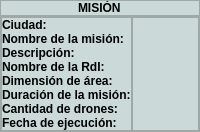
                                <widget class="QWidget" name="widget_21" native="true">
                                 <property name="styleSheet">
                                  <string notr="true">background-color: rgb(203, 218, 216);</string>
                                 </property>
                                 <layout class="QVBoxLayout" name="verticalLayout_73">
                                  <property name="spacing">
                                   <number>0</number>
                                  </property>
                                  <property name="leftMargin">
                                   <number>0</number>
                                  </property>
                                  <property name="topMargin">
                                   <number>0</number>
                                  </property>
                                  <property name="rightMargin">
                                   <number>0</number>
                                  </property>
                                  <property name="bottomMargin">
                                   <number>0</number>
                                  </property>
                                  <item>
                                   <widget class="QFrame" name="frame_49">
                                    <property name="frameShape">
                                     <enum>QFrame::StyledPanel</enum>
                                    </property>
                                    <property name="frameShadow">
                                     <enum>QFrame::Raised</enum>
                                    </property>
                                    <layout class="QVBoxLayout" name="verticalLayout_79">
                                     <property name="spacing">
                                      <number>0</number>
                                     </property>
                                     <property name="leftMargin">
                                      <number>0</number>
                                     </property>
                                     <property name="topMargin">
                                      <number>0</number>
                                     </property>
                                     <property name="rightMargin">
                                      <number>0</number>
                                     </property>
                                     <property name="bottomMargin">
                                      <number>0</number>
                                     </property>
                                     <item alignment="Qt::AlignHCenter">
                                      <widget class="QLabel" name="label_32">
                                       <property name="font">
                                        <font>
                                         <weight>75</weight>
                                         <bold>true</bold>
                                        </font>
                                       </property>
                                       <property name="text">
                                        <string>MISIÓN</string>
                                       </property>
                                      </widget>
                                     </item>
                                    </layout>
                                   </widget>
                                  </item>
                                  <item>
                                   <widget class="QFrame" name="frame_50">
                                    <property name="frameShape">
                                     <enum>QFrame::StyledPanel</enum>
                                    </property>
                                    <property name="frameShadow">
                                     <enum>QFrame::Raised</enum>
                                    </property>
                                    <layout class="QHBoxLayout" name="horizontalLayout_39">
                                     <property name="spacing">
                                      <number>0</number>
                                     </property>
                                     <property name="leftMargin">
                                      <number>0</number>
                                     </property>
                                     <property name="topMargin">
                                      <number>0</number>
                                     </property>
                                     <property name="rightMargin">
                                      <number>0</number>
                                     </property>
                                     <property name="bottomMargin">
                                      <number>0</number>
                                     </property>
                                     <item>
                                      <widget class="QFrame" name="frame_51">
                                       <property name="font">
                                        <font>
                                         <weight>50</weight>
                                         <bold>false</bold>
                                        </font>
                                       </property>
                                       <property name="frameShape">
                                        <enum>QFrame::StyledPanel</enum>
                                       </property>
                                       <property name="frameShadow">
                                        <enum>QFrame::Raised</enum>
                                       </property>
                                       <layout class="QVBoxLayout" name="verticalLayout_77">
                                        <property name="spacing">
                                         <number>0</number>
                                        </property>
                                        <property name="leftMargin">
                                         <number>0</number>
                                        </property>
                                        <property name="topMargin">
                                         <number>0</number>
                                        </property>
                                        <property name="rightMargin">
                                         <number>0</number>
                                        </property>
                                        <property name="bottomMargin">
                                         <number>0</number>
                                        </property>
                                        <item>
                                         <widget class="QLabel" name="label_41">
                                          <property name="font">
                                           <font>
                                            <weight>75</weight>
                                            <bold>true</bold>
                                           </font>
                                          </property>
                                          <property name="text">
                                           <string>Ciudad:</string>
                                          </property>
                                         </widget>
                                        </item>
                                        <item>
                                         <widget class="QLabel" name="label_39">
                                          <property name="font">
                                           <font>
                                            <weight>75</weight>
                                            <bold>true</bold>
                                           </font>
                                          </property>
                                          <property name="text">
                                           <string>Nombre de la misión:</string>
                                          </property>
                                         </widget>
                                        </item>
                                        <item>
                                         <widget class="QLabel" name="label_43">
                                          <property name="font">
                                           <font>
                                            <weight>75</weight>
                                            <bold>true</bold>
                                           </font>
                                          </property>
                                          <property name="text">
                                           <string>Descripción:</string>
                                          </property>
                                         </widget>
                                        </item>
                                        <item>
                                         <widget class="QLabel" name="label_42">
                                          <property name="font">
                                           <font>
                                            <weight>75</weight>
                                            <bold>true</bold>
                                           </font>
                                          </property>
                                          <property name="text">
                                           <string>Nombre de la RdI:</string>
                                          </property>
                                         </widget>
                                        </item>
                                        <item>
                                         <widget class="QLabel" name="label_40">
                                          <property name="font">
                                           <font>
                                            <weight>75</weight>
                                            <bold>true</bold>
                                           </font>
                                          </property>
                                          <property name="text">
                                           <string>Dimensión de área:</string>
                                          </property>
                                         </widget>
                                        </item>
                                        <item>
                                         <widget class="QLabel" name="label_44">
                                          <property name="font">
                                           <font>
                                            <weight>75</weight>
                                            <bold>true</bold>
                                           </font>
                                          </property>
                                          <property name="text">
                                           <string>Duración de la misión:</string>
                                          </property>
                                         </widget>
                                        </item>
                                        <item>
                                         <widget class="QLabel" name="label_45">
                                          <property name="font">
                                           <font>
                                            <weight>75</weight>
                                            <bold>true</bold>
                                           </font>
                                          </property>
                                          <property name="text">
                                           <string>Cantidad de drones:</string>
                                          </property>
                                         </widget>
                                        </item>
                                        <item>
                                         <widget class="QLabel" name="label_46">
                                          <property name="font">
                                           <font>
                                            <weight>75</weight>
                                            <bold>true</bold>
                                           </font>
                                          </property>
                                          <property name="text">
                                           <string>Fecha de ejecución:</string>
                                          </property>
                                         </widget>
                                        </item>
                                       </layout>
                                      </widget>
                                     </item>
                                     <item>
                                      <widget class="QFrame" name="frame_52">
                                       <property name="frameShape">
                                        <enum>QFrame::StyledPanel</enum>
                                       </property>
                                       <property name="frameShadow">
                                        <enum>QFrame::Raised</enum>
                                       </property>
                                       <layout class="QVBoxLayout" name="verticalLayout_78">
                                        <property name="spacing">
                                         <number>0</number>
                                        </property>
                                        <property name="leftMargin">
                                         <number>0</number>
                                        </property>
                                        <property name="topMargin">
                                         <number>0</number>
                                        </property>
                                        <property name="rightMargin">
                                         <number>0</number>
                                        </property>
                                        <property name="bottomMargin">
                                         <number>0</number>
                                        </property>
                                        <item>
                                         <widget class="QLabel" name="label_48">
                                          <property name="text">
                                           <string/>
                                          </property>
                                         </widget>
                                        </item>
                                        <item>
                                         <widget class="QLabel" name="label_47">
                                          <property name="text">
                                           <string/>
                                          </property>
                                         </widget>
                                        </item>
                                        <item>
                                         <widget class="QLabel" name="label_50">
                                          <property name="text">
                                           <string/>
                                          </property>
                                         </widget>
                                        </item>
                                        <item>
                                         <widget class="QLabel" name="label_49">
                                          <property name="text">
                                           <string/>
                                          </property>
                                         </widget>
                                        </item>
                                        <item>
                                         <widget class="QLabel" name="label_51">
                                          <property name="text">
                                           <string/>
                                          </property>
                                         </widget>
                                        </item>
                                        <item>
                                         <widget class="QLabel" name="label_52">
                                          <property name="text">
                                           <string/>
                                          </property>
                                         </widget>
                                        </item>
                                        <item>
                                         <widget class="QLabel" name="label_53">
                                          <property name="text">
                                           <string/>
                                          </property>
                                         </widget>
                                        </item>
                                        <item>
                                         <widget class="QLabel" name="label_55">
                                          <property name="text">
                                           <string/>
                                          </property>
                                         </widget>
                                        </item>
                                       </layout>
                                      </widget>
                                     </item>
                                    </layout>
                                   </widget>
                                  </item>
                                 </layout>
                                </widget>
